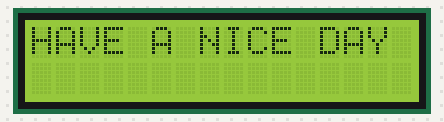
A sketch run on a simulated Arduino Uno, built with avr-gcc and run on an emulated ATmega328P. On the bench: 16×2 character LCD.

Above: at 0.28 s.
At 0.68 s:
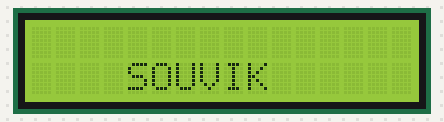

The sketch:

LCD_I2C.ino
```cpp
#include<Wire.h>
#include<LiquidCrystal_I2C.h>
LiquidCrystal_I2C lcd (0x27,16,2);
void setup() {
  lcd.init();
  lcd.backlight();
  // put your setup code here, to run once:

}

void loop() {
  lcd.setCursor(0,0);
  lcd.print("HAVE A NICE DAY");
  delay(400);
  lcd.clear();// put your main code here, to run repeatedly:
  lcd.setCursor(4,1);
  lcd.print("SOUVIK");
  delay(400);
  lcd.clear();
}
```

Measured:
- what the display in image 1 shows lasts 0.4 s, from 0.5 s to 0.9 s
